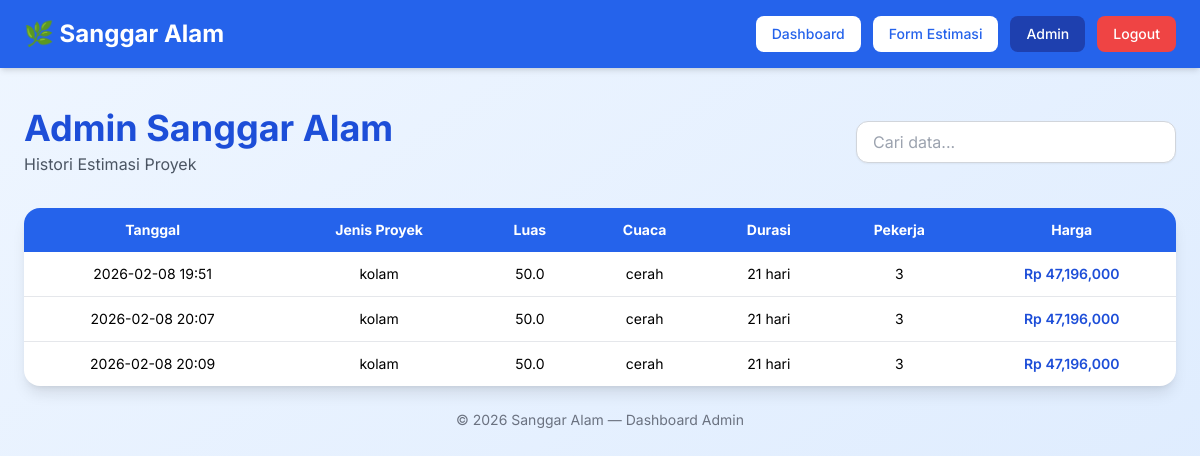
The page /admin on the database as committed earlier.
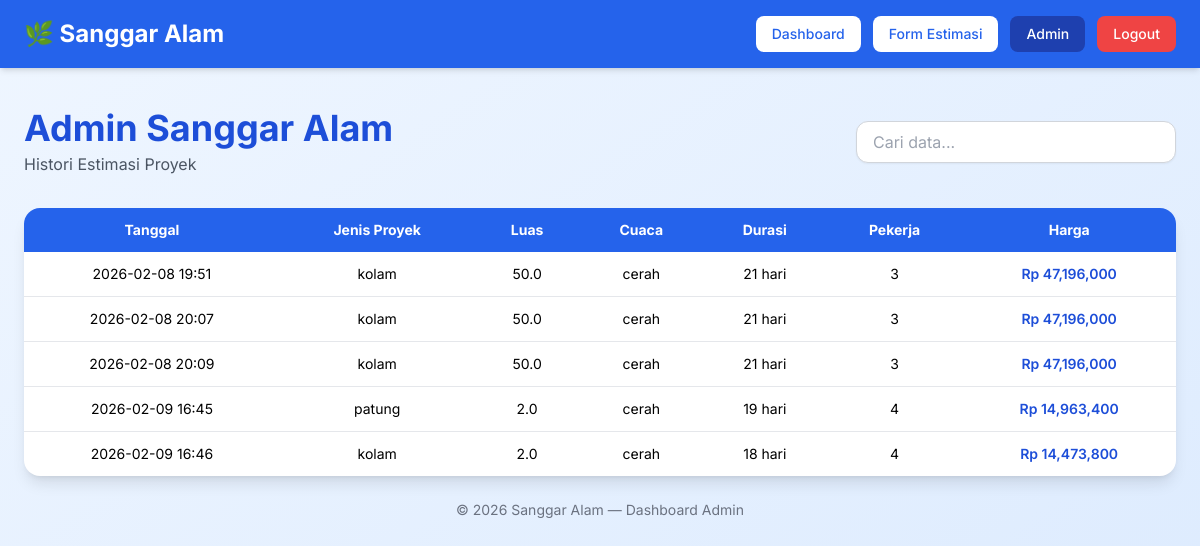
The same page on the database as committed later.
### main.py (models this page shows)
class HistoriEstimasi(Base):
    __tablename__ = "histori_estimasi"
    id = Column(Integer, primary_key=True, index=True)
    tanggal = Column(String, default=lambda: datetime.now().strftime("%Y-%m-%d %H:%M"))
    jenis_proyek = Column(String)
    luas_m2 = Column(Float)
    tingkat_detail = Column(Integer)
    cuaca = Column(String)
    jarak_km = Column(Float)
    durasi_hari = Column(Integer)
    jumlah_pekerja = Column(Integer)
    biaya_produksi = Column(Integer)
    harga_final = Column(Integer)
    diskon = Column(Float)

### main.py (the view)
@app.get("/admin", response_class=HTMLResponse)
def admin_dashboard(request: Request):
    db = SessionLocal()
    data = db.query(HistoriEstimasi).all()
    db.close()
    return templates.TemplateResponse(
        "admin.html",
        {"request": request, "data": data, "active_page": "admin"}
    )

### templates/admin.html (shortened to what this page needs)
<!doctype html>
<html lang="id">
  <head>
    <script src="https://cdn.tailwindcss.com"></script>
  </head>
  <body class="bg-gradient-to-br from-blue-50 to-blue-100 min-h-screen">
    <header class="bg-blue-600 shadow-md sticky top-0 z-50">
      <div
        class="max-w-7xl mx-auto px-6 py-4 flex items-center justify-between"
      >
        <h1 class="text-xl md:text-2xl font-bold text-white">
          🌿 Sanggar Alam
        </h1>
        <nav class="flex gap-3">
          <a
            href="/dashboard"
            class="{% if active_page == 'dashboard' %} bg-blue-800 text-white {% else %} bg-white text-blue-600 hover:bg-blue-100 {% endif %} px-4 py-2 rounded-lg text-sm font-medium transition"
          >
            Dashboard
          </a>
          <a
            href="/form"
            class="{% if active_page == 'form' %} bg-blue-800 text-white {% else %} bg-white text-blue-600 hover:bg-blue-100 {% endif %} px-4 py-2 rounded-lg text-sm font-medium transition"
          >
            Form Estimasi
          </a>
          <a
            href="/admin"
            class="{% if active_page == 'admin' %} bg-blue-800 text-white {% else %} bg-white text-blue-600 hover:bg-blue-100 {% endif %} px-4 py-2 rounded-lg text-sm font-medium transition"
          >
            Admin
          </a>
          <a
            href="#"
            onclick="openLogoutModal()"
            class="bg-red-500 hover:bg-red-600 text-white px-4 py-2 rounded-lg text-sm font-medium transition"
          >
            Logout
          </a>
        </nav>
      </div>
    </header>
    <div class="max-w-7xl mx-auto px-6 py-10">
      <div
        class="mb-8 flex flex-col md:flex-row md:items-center md:justify-between gap-4"
      >
        <div>
          <h1 class="text-3xl md:text-4xl font-bold text-blue-700">
            Admin Sanggar Alam
          </h1>
          <p class="text-gray-600 mt-1">Histori Estimasi Proyek</p>
        </div>
        <div class="relative w-full md:w-80">
          <input
            type="text"
            id="searchInput"
            placeholder="Cari data..."
            class="w-full px-4 py-2 rounded-xl border border-gray-300 shadow-sm focus:outline-none focus:ring-2 focus:ring-blue-500"
          />
        </div>
      </div>
      <div class="bg-white rounded-2xl shadow-lg overflow-hidden">
        <div class="overflow-x-auto">
          <table class="min-w-full text-sm">
            <thead class="bg-blue-600 text-white">
              <tr>
                <th class="px-4 py-3 text-center">Tanggal</th>
                <th class="px-4 py-3 text-center">Jenis Proyek</th>
                <th class="px-4 py-3 text-center">Luas</th>
                <th class="px-4 py-3 text-center">Cuaca</th>
                <th class="px-4 py-3 text-center">Durasi</th>
                <th class="px-4 py-3 text-center">Pekerja</th>
                <th class="px-4 py-3 text-center">Harga</th>
              </tr>
            </thead>
            <tbody id="tableBody" class="divide-y divide-gray-200">
              {% for item in data %}
              <tr class="hover:bg-blue-50 transition">
                <td class="px-4 py-3 text-center">{{ item.tanggal }}</td>
                <td class="px-4 py-3 text-center">{{ item.jenis_proyek }}</td>
                <td class="px-4 py-3 text-center">{{ item.luas_m2 }}</td>
                <td class="px-4 py-3 text-center">{{ item.cuaca }}</td>
                <td class="px-4 py-3 text-center">
                  {{ item.durasi_hari }} hari
                </td>
                <td class="px-4 py-3 text-center">{{ item.jumlah_pekerja }}</td>
                <td class="px-4 py-3 text-center font-semibold text-blue-700">
                  Rp {{ "{:,}".format(item.harga_final) }}
                </td>
              </tr>
              {% endfor %}
            </tbody>
          </table>
        </div>
      </div>
      <p class="text-center text-gray-500 text-sm mt-6">
        © 2026 Sanggar Alam — Dashboard Admin
      </p>
    </div>
  </body>
</html>

### templates/admin.html (style rules this page uses)
body { font-family: "Inter", sans-serif; }

Rows that differ between the two databases and show on the page:
added HistoriEstimasi: tanggal "2026-02-09 16:45", jenis_proyek "patung", luas_m2 "2.0", cuaca "cerah", durasi_hari "19", jumlah_pekerja "4", harga_final "14,963,400"
added HistoriEstimasi: tanggal "2026-02-09 16:46", jenis_proyek "kolam", luas_m2 "2.0", cuaca "cerah", durasi_hari "18", jumlah_pekerja "4", harga_final "14,473,800"
